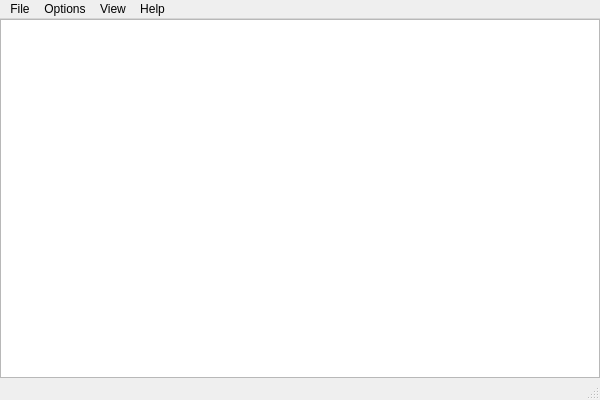
<?xml version="1.0" encoding="UTF-8"?>
<ui version="4.0">
 <class>MainWindow</class>
 <widget class="QMainWindow" name="MainWindow">
  <property name="geometry">
   <rect>
    <x>0</x>
    <y>0</y>
    <width>600</width>
    <height>400</height>
   </rect>
  </property>
  <property name="windowTitle">
   <string>SeraphStudio</string>
  </property>
  <property name="windowIcon">
   <iconset resource="resources.qrc">
    <normaloff>:/media/icon.png</normaloff>:/media/icon.png</iconset>
  </property>
  <property name="dockOptions">
   <set>QMainWindow::AllowTabbedDocks|QMainWindow::AnimatedDocks</set>
  </property>
  <property name="unifiedTitleAndToolBarOnMac">
   <bool>false</bool>
  </property>
  <widget class="QWidget" name="centralWidget">
   <property name="acceptDrops">
    <bool>true</bool>
   </property>
   <layout class="QGridLayout" name="gridLayout">
    <property name="margin">
     <number>0</number>
    </property>
    <property name="spacing">
     <number>0</number>
    </property>
    <item row="0" column="0">
     <widget class="QGraphicsView" name="graphicsView">
      <property name="sizePolicy">
       <sizepolicy hsizetype="Expanding" vsizetype="Expanding">
        <horstretch>0</horstretch>
        <verstretch>0</verstretch>
       </sizepolicy>
      </property>
      <property name="frameShape">
       <enum>QFrame::StyledPanel</enum>
      </property>
      <property name="frameShadow">
       <enum>QFrame::Sunken</enum>
      </property>
     </widget>
    </item>
   </layout>
  </widget>
  <widget class="QMenuBar" name="menuBar">
   <property name="geometry">
    <rect>
     <x>0</x>
     <y>0</y>
     <width>600</width>
     <height>21</height>
    </rect>
   </property>
   <widget class="QMenu" name="menuOptions">
    <property name="title">
     <string>Options</string>
    </property>
    <addaction name="actionShow_Information_at_Startup"/>
   </widget>
   <widget class="QMenu" name="menuHelp">
    <property name="title">
     <string>Help</string>
    </property>
    <addaction name="separator"/>
    <addaction name="actionAbout_FabStudio"/>
   </widget>
   <widget class="QMenu" name="menuView">
    <property name="title">
     <string>View</string>
    </property>
   </widget>
   <widget class="QMenu" name="menuFile">
    <property name="title">
     <string>File</string>
    </property>
    <addaction name="actionExit"/>
   </widget>
   <addaction name="menuFile"/>
   <addaction name="menuOptions"/>
   <addaction name="menuView"/>
   <addaction name="menuHelp"/>
  </widget>
  <widget class="QStatusBar" name="statusBar"/>
  <action name="actionEnable_Advanced_Features">
   <property name="checkable">
    <bool>true</bool>
   </property>
   <property name="text">
    <string>Enable Advanced Features</string>
   </property>
  </action>
  <action name="actionReset_Environment">
   <property name="text">
    <string>Show Information at Startup</string>
   </property>
  </action>
  <action name="actionVisit_FabAtHome_org">
   <property name="text">
    <string>Visit FabAtHome.org</string>
   </property>
   <property name="shortcut">
    <string>F1</string>
   </property>
  </action>
  <action name="actionAbout_FabStudio">
   <property name="text">
    <string>About SeraphStudio...</string>
   </property>
  </action>
  <action name="actionExit">
   <property name="text">
    <string>Exit</string>
   </property>
  </action>
  <action name="actionShow_Information_at_Startup">
   <property name="checkable">
    <bool>true</bool>
   </property>
   <property name="text">
    <string>Show Information at Startup</string>
   </property>
  </action>
 </widget>
 <layoutdefault spacing="6" margin="11"/>
 <resources>
  <include location="resources.qrc"/>
 </resources>
 <connections/>
</ui>
